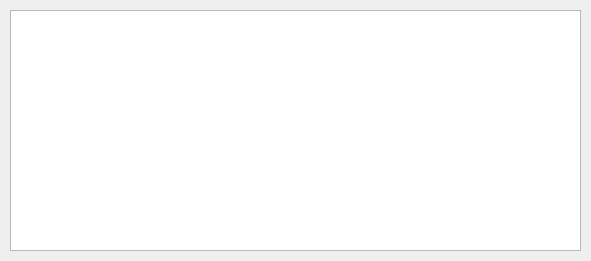
<?xml version="1.0" encoding="UTF-8"?>
<ui version="4.0">
 <class>LogInterfaceDialog</class>
 <widget class="QDialog" name="LogInterfaceDialog">
  <property name="geometry">
   <rect>
    <x>0</x>
    <y>0</y>
    <width>591</width>
    <height>261</height>
   </rect>
  </property>
  <property name="windowTitle">
   <string>XIPE Utilities - Log</string>
  </property>
  <widget class="QWidget" name="verticalLayoutWidget">
   <property name="geometry">
    <rect>
     <x>10</x>
     <y>10</y>
     <width>571</width>
     <height>241</height>
    </rect>
   </property>
   <layout class="QVBoxLayout" name="verticalLayout">
    <item>
     <widget class="QTextBrowser" name="textBrowser">
      <property name="mouseTracking">
       <bool>true</bool>
      </property>
      <property name="sizeAdjustPolicy">
       <enum>QAbstractScrollArea::AdjustToContentsOnFirstShow</enum>
      </property>
      <property name="overwriteMode">
       <bool>true</bool>
      </property>
      <property name="openLinks">
       <bool>false</bool>
      </property>
     </widget>
    </item>
   </layout>
  </widget>
 </widget>
 <resources/>
 <connections/>
</ui>
